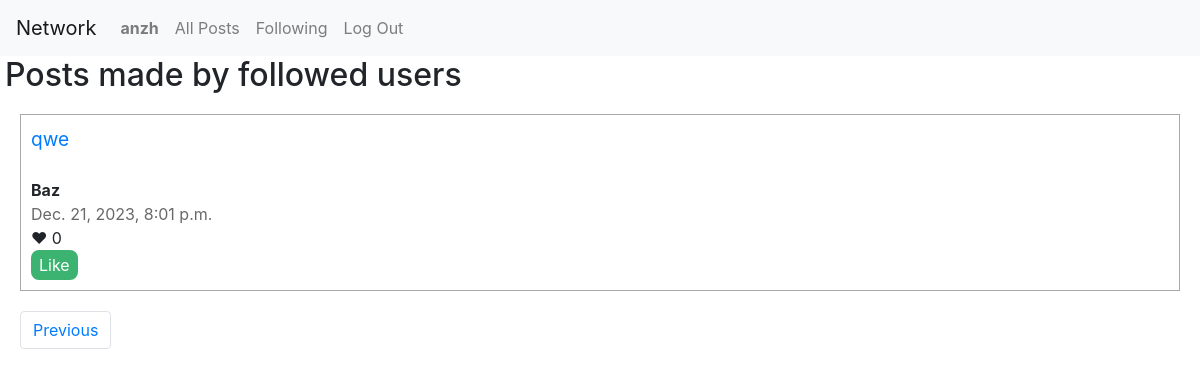
Page /following?page=2 (signed in) on the committed database.
### network/models.py (models this page shows, shortened)
class User(AbstractUser):
    pass

class Post(models.Model):
    author = models.ForeignKey(User, on_delete=models.CASCADE, blank=True, null=True, related_name="author")
    content = models.TextField()
    time = models.DateTimeField(db_default=Now())
    likes = models.IntegerField(default=0)

### network/views.py (the view)
# urls.py: path("following", views.following, name="following"),
@login_required
def following(request):
    followed = Followers.objects.filter(follower=request.user)
    users = []
    for fol in followed:
        folld = fol.followed
        users.append(folld)
    posts = Post.objects.filter(author__in=users)
    posts = posts.order_by("-time").all()
    paginator = Paginator(posts, 10)
    page_number = request.GET.get('page')
    page_obj = paginator.get_page(page_number)
    try:
        likes = Like.objects.filter(user=request.user)
        liked_posts = []
        for like in likes:
            liked_posts.append(like.post)
    except:
        liked_posts = []
    return render(request, "network/following.html" , {
        "page_obj": page_obj,
        "liked_posts": liked_posts,
    })

### network/templates/network/following.html (shortened to what this page needs)
{% extends "network/layout.html" %}
{% load static %}
{% block body %}
    <h2 style="padding-left: 5px;">Posts made by followed users</h2>
    {% for post in page_obj %}
        <div id="edit {{post.id}}" style="border-style: solid; border-width: 1px; border-color: darkgrey; padding: 10px; margin: 20px;">
            <span style="font-size: larger;"><a href="{% url 'profile' username=post.author %}">{{ post.author }}</a></span><br/><br/>
            <strong><span id="s {{post.id}}">{{ post.content }}</span></strong><br/>
            <span style="color: dimgray;">{{ post.time }}</span><br/>
            &#10084; <span id="l {{post.id}}">{{ post.likes }}</span><br/>
            {% if user.is_authenticated %}
                {% if post not in liked_posts %}
                    <button id="like {{ post.id }}" onclick="like('{{ post.id }}')" style="display: block; background-color: mediumseagreen; border-radius: 8px; color: white; border: 2px solid mediumseagreen;" value="Like">Like</button>
                {% endif %}
            {% endif %}
        </div>
    {% endfor %}
<nav aria-label="Page navigation example">
    <ul class="pagination">
        {% if page_obj.has_previous %}
            <li class="page-item" style="padding-left: 20px;"><a class="page-link" href="?page={{ page_obj.previous_page_number }}">Previous</a></li>
        {% endif %}
    </ul>
</nav>
{% endblock %}

### network/templates/network/layout.html (shortened to what this page needs)
{% load static %}
<!DOCTYPE html>
<html lang="en">
    <head>
        <link rel="stylesheet" href="https://stackpath.bootstrapcdn.com/bootstrap/4.4.1/css/bootstrap.min.css">
        <link href="{% static 'network/styles.css' %}" rel="stylesheet">
    </head>
    <body>
        <nav class="navbar navbar-expand-lg navbar-light bg-light">
            <a class="navbar-brand" href="{% url 'index' %}">Network</a>
            <div>
              <ul class="navbar-nav mr-auto">
                {% if user.is_authenticated %}
                    <li class="nav-item">
                        <a class="nav-link" href="{% url 'profile' username=request.user %}"><strong>{{ user.username }}</strong></a>
                    </li>
                {% endif %}
                <li class="nav-item">
                  <a class="nav-link" href="{% url 'index' %}">All Posts</a>
                </li>
                {% if user.is_authenticated %}
                    <li class="nav-item">
                        <a class="nav-link" href="{% url 'following' %}">Following</a>
                    </li>
                    <li class="nav-item">
                        <a class="nav-link" href="{% url 'logout' %}">Log Out</a>
                    </li>
                {% endif %}
              </ul>
            </div>
          </nav>
        <div class="body">
            {% block body %}
            {% endblock %}
        </div>
    </body>
</html>

### rows in the picture
User: username "anzh"
Post: author "qwe", content "Baz", time "Dec. 21, 2023, 8:01 p.m.", likes "0"
